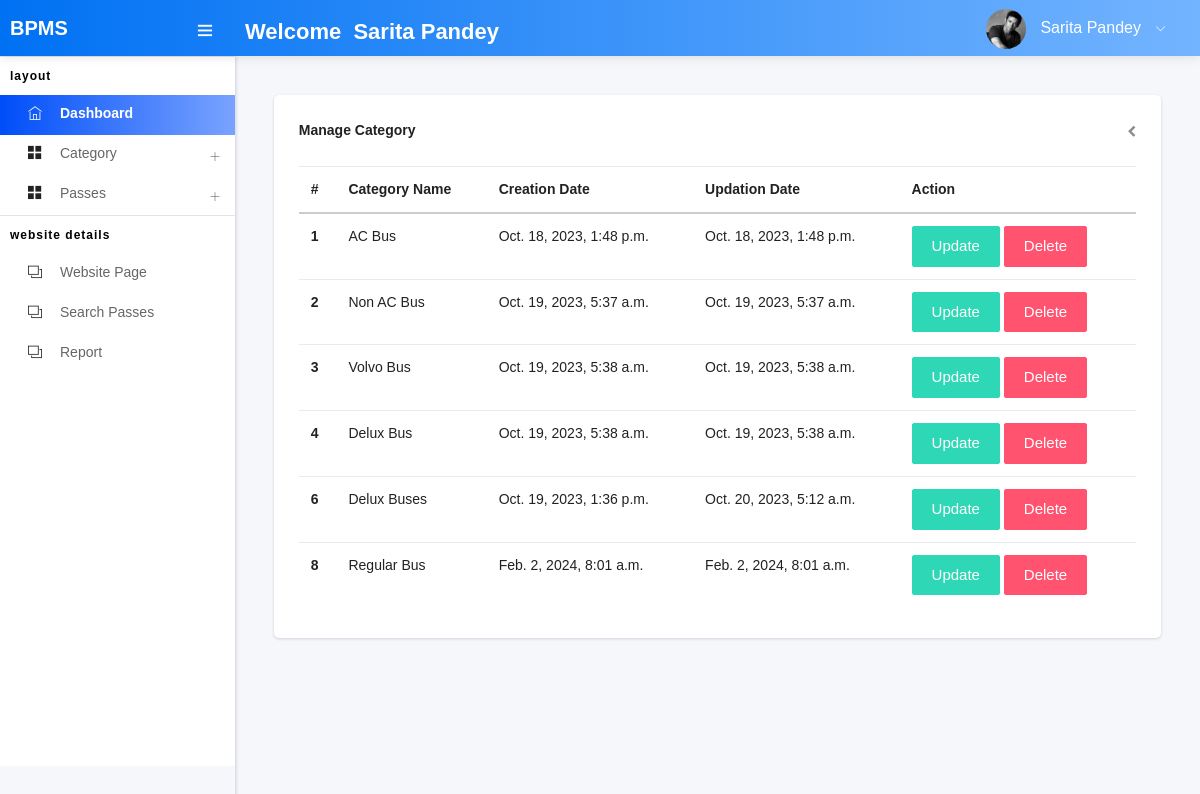
Page /ManageCategory (signed in) on the committed database.
### app/models.py (models this page shows, shortened)
class CustomUser(AbstractUser):
    profile_pic = models.ImageField(upload_to='media/profile_pic')

class Category(models.Model):
    categoryname = models.CharField(max_length=200)
    created_at = models.DateTimeField(auto_now_add=True)
    updated_at = models.DateTimeField(auto_now=True)

### buspass/views.py (the view)
# urls.py: path('ManageCategory', views.MANAGE_CATEGORY, name='manage_category'),
@login_required(login_url='/')
def MANAGE_CATEGORY(request):
    category = Category.objects.all()
    context = {'category': category,
               }
    return render(request, 'manage_category.html', context)

### templates/manage_category.html (shortened to what this page needs)
{% extends 'base.html' %}
{% block content %}
<div class="col-sm-12">
    <div class="card">
        <div class="card-header">
            <h5>Manage Category</h5>
            <div class="card-header-right">
                <ul class="list-unstyled card-option">
                    <li><i class="fa fa-chevron-left"></i></li>
                </ul>
            </div>
        </div>
        <div class="card-block table-border-style">
            <div class="table-responsive">
                <table class="table">
                    <thead>
                        <tr>
                            <th>#</th>
                            <th>Category Name</th>
                            <th>Creation Date</th>
                            <th>Updation Date</th>
                            <th>Action</th>
                        </tr>
                    </thead>
                    <tbody>
                        {% for i in category %}
                        <tr>
                            <th scope="row">{{ i.id}}</th>
                            <td>{{ i.categoryname}}</td>
                            <td>{{ i.created_at}}</td>
                            <td>{{ i.updated_at}}</td>
                            <td><a href="{% url 'update_category' i.id %}" class="btn btn-success">Update </a>&nbsp;<a href="{% url 'delete_category' i.id %}" class="btn btn-danger">Delete</a></td>
                        </tr>
                      {% endfor %}
                    </tbody>
                </table>
            </div>
        </div>
    </div>
                    </div>
{% endblock %}

### templates/base.html (shortened to what this page needs)
<!DOCTYPE html>
<html lang="en">
<head>
    {% load static %}
      <link rel="stylesheet" type="text/css" href="{% static 'assets/css/bootstrap/css/bootstrap.min.css' %}">
      <link rel="stylesheet" type="text/css" href="{% static 'assets/icon/themify-icons/themify-icons.css'%}">
	  <link rel="stylesheet" type="text/css" href="{% static 'assets/icon/font-awesome/css/font-awesome.min.css'%}">
      <link rel="stylesheet" type="text/css" href="{% static 'assets/icon/icofont/css/icofont.css'%}">
      <link rel="stylesheet" type="text/css" href="{% static 'assets/css/style.css'%}">
      <link rel="stylesheet" type="text/css" href="{% static 'assets/css/jquery.mCustomScrollbar.css'%}">
  </head>
  <body>
    <div id="pcoded" class="pcoded">
        <div class="pcoded-container navbar-wrapper">
            {% include 'includes/header.html' %}
            <div class="pcoded-main-container">
                <div class="pcoded-wrapper">
                    {% include 'includes/sidebar.html' %}
                    <div class="pcoded-content">
                        <div class="pcoded-inner-content">
                            <div class="main-body">
                                <div class="page-wrapper">
                                    <div class="page-body">
                                      <div class="row">
                                            {% block content %}
                                            {% endblock %}
                                        </div>
                                    </div>
                                </div>
                            </div>
                        </div>
                    </div>
                </div>
            </div>
        </div>
</body>
</html>

### templates/includes/header.html (shortened to what this page needs)
{% load static %}
<nav class="navbar header-navbar pcoded-header">
    <div class="navbar-wrapper">
        <div class="navbar-logo">
            <a class="mobile-menu" id="mobile-collapse" href="#!">
                <i class="ti-menu"></i>
            </a>
            <a href="dashboard.html">
                <strong style="font-size: 20px;">BPMS</strong>
            </a>
        </div>
        <div class="navbar-container container-fluid">
            <ul class="nav-left">
                <li>
                    <h4 style="color: white;padding-top: 20px;">Welcome &nbsp;{{user.first_name}}&nbsp;{{user.last_name}}</h4>
                </li>
            </ul>
            <ul class="nav-right">
                <li class="user-profile header-notification">
                    <a href="#!">
                        <img src="{% static 'assets/images/avatar-4.jpg'%}" class="img-radius" alt="User-Profile-Image">
                        <span>{{user.first_name}}&nbsp;{{user.last_name}}</span>
                        <i class="ti-angle-down"></i>
                    </a>
                </li>
            </ul>
        </div>
    </div>
</nav>

### templates/includes/sidebar.html (shortened to what this page needs)
{% load static %}
<nav class="pcoded-navbar">
    <div class="pcoded-inner-navbar main-menu">
        <div class="pcoded-navigatio-lavel" data-i18n="nav.category.navigation" style="padding-left: 10px;padding-top: 10;">Layout</div>
        <ul class="pcoded-item pcoded-left-item">
            <li class="active">
                <a href="{% url 'dashboard' %}">
                    <span class="pcoded-micon"><i class="ti-home"></i><b>D</b></span>
                    <span class="pcoded-mtext" data-i18n="nav.dash.main">Dashboard</span>
                </a>
            </li>
            <li class="pcoded-hasmenu">
                <a href="javascript:void(0)">
                    <span class="pcoded-micon"><i class="ti-layout-grid2-alt"></i></span>
                    <span class="pcoded-mtext"  data-i18n="nav.basic-components.main">Category</span>
                </a>
            </li>
            <li class="pcoded-hasmenu">
                <a href="javascript:void(0)">
                    <span class="pcoded-micon"><i class="ti-layout-grid2-alt"></i></span>
                    <span class="pcoded-mtext"  data-i18n="nav.basic-components.main">Passes</span>
                </a>
            </li>
        </ul>
        <div class="pcoded-navigatio-lavel" data-i18n="nav.category.forms" style="padding-left: 10px;">Website Details</div>
        <ul class="pcoded-item pcoded-left-item">
            <li>
                <a href="{% url 'website_update' %}">
                    <span class="pcoded-micon"><i class="ti-layers"></i><b>FC</b></span>
                    <span class="pcoded-mtext" data-i18n="nav.form-components.main">Website Page</span>
                </a>
            </li>
            <li>
                <a href="{% url 'search_passes' %}">
                    <span class="pcoded-micon"><i class="ti-layers"></i><b>FC</b></span>
                    <span class="pcoded-mtext" data-i18n="nav.form-components.main">Search Passes</span>
                </a>
            </li>
            <li>
                <a href="{% url 'data_between_dates' %}">
                    <span class="pcoded-micon"><i class="ti-layers"></i><b>FC</b></span>
                    <span class="pcoded-mtext" data-i18n="nav.form-components.main">Report</span>
                </a>
            </li>
        </ul>
    </div>
</nav>

### rows in the picture
CustomUser: first_name "Sarita", last_name "Pandey"
Category: id "1", categoryname "AC Bus", created_at "Oct. 18, 2023, 1:48 p.m.", updated_at "Oct. 18, 2023, 1:48 p.m."
Category: id "2", categoryname "Non AC Bus", created_at "Oct. 19, 2023, 5:37 a.m.", updated_at "Oct. 19, 2023, 5:37 a.m."
Category: id "3", categoryname "Volvo Bus", created_at "Oct. 19, 2023, 5:38 a.m.", updated_at "Oct. 19, 2023, 5:38 a.m."
Category: id "4", categoryname "Delux Bus", created_at "Oct. 19, 2023, 5:38 a.m.", updated_at "Oct. 19, 2023, 5:38 a.m."
Category: id "6", categoryname "Delux Buses", created_at "Oct. 19, 2023, 1:36 p.m.", updated_at "Oct. 20, 2023, 5:12 a.m."
Category: id "8", categoryname "Regular Bus", created_at "Feb. 2, 2024, 8:01 a.m.", updated_at "Feb. 2, 2024, 8:01 a.m."
